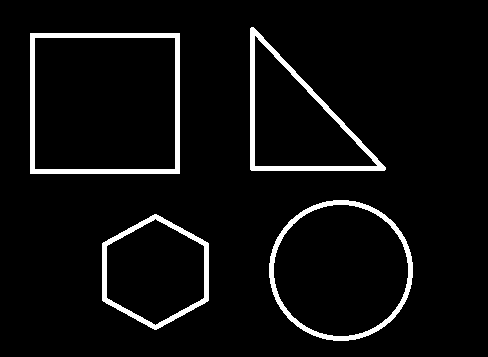
#> input picture images/contours.png, 488 x 357 px, found by its file name
$ python OpencvDemo051.py
#> lines starting #> are read from the running program, lines starting #| are printed output that depends on the picture; after the words box and inside, x2 and y2 are one past the last pixel; in counts of white or black regions, pixels touching at a corner belong together
#!/usr/bin/env python3
#coding = utf-8

import logging
import numpy as np
import cv2 as cv

# 二值图像分析—使用轮廓逼近
def OpencvDemo051():
    logging.basicConfig(level=logging.DEBUG)

    src = cv.imread("images/contours.png")
#> src is the input picture: shape (357, 488, 3); 5.2% white; 4 white regions, box (x1, y1, x2, y2) and area: (30, 33, 180, 174) 2810, (250, 27, 386, 171) 2298, (269, 200, 413, 341) 2156, (102, 214, 209, 330) 1728
    if src is None:
        logging.error("could not load an image!")
        return cv.Error.StsError

    # 二值化
    gray = cv.cvtColor(src, cv.COLOR_BGR2GRAY)
#> gray: shape (357, 488); 5.2% white; 4 white regions
    _, binary = cv.threshold(gray, 0, 255, cv.THRESH_BINARY | cv.THRESH_OTSU)

    # 轮廓发现
    contours, _ = cv.findContours(binary, cv.RETR_EXTERNAL, cv.CHAIN_APPROX_SIMPLE)
#> contours = 4 contours; box (x1, y1, x2, y2) and area: (30, 33, 180, 174) 20860, (269, 200, 413, 341) 15730, (250, 27, 386, 171) 10070, (102, 214, 209, 330) 9187

    dst = np.copy(src)

    for contour in contours:
        # 最小外接矩形
        rotRect = cv.minAreaRect(contour)

        # 最小外接矩形的中心位置
        cx, cy = rotRect[0]

        # 多边形逼近
        result = cv.approxPolyDP(contour, 4, True)
        numVertices = result.shape[0]
        logging.info("number of vertices: %d", numVertices)

        # 形状判断
        if numVertices == 3:
            cv.putText(dst, "triangle", (int(cx), int(cy)), cv.FONT_HERSHEY_SIMPLEX, .7, (255, 0, 0), 2, cv.LINE_8)
        elif numVertices == 4:
            cv.putText(dst, "rectangle", (int(cx), int(cy)), cv.FONT_HERSHEY_SIMPLEX, .7, (255, 0, 0), 2, cv.LINE_8)
        elif numVertices == 6:
            cv.putText(dst, "polygon", (int(cx), int(cy)), cv.FONT_HERSHEY_SIMPLEX, .7, (255, 0, 0), 2, cv.LINE_8)
        elif numVertices > 10:
            cv.putText(dst, "circle", (int(cx), int(cy)), cv.FONT_HERSHEY_SIMPLEX, .7, (255, 0, 0), 2, cv.LINE_8)
#> this loop made 4 passes
#> (rotRect, cx, cy, numVertices) on passes 1 to 2: (((155, 271.5), (115, 106), -90), 155, 271.5, 6), (((340.5, 270), (140, 143), -90), 340.5, 270, 16)
#> (rotRect, cx, cy, result, numVertices) on passes 3 to 4: (((104.5, 103), (140, 149), -90), 104.5, 103, [[30, 33], [30, 173], [179, 173], [179, 33]], 4), (((317.5, 98.5), (143, 135), -90), 317.5, 98.5, [[251, 27], [250, 169], [384, 170]], 3)
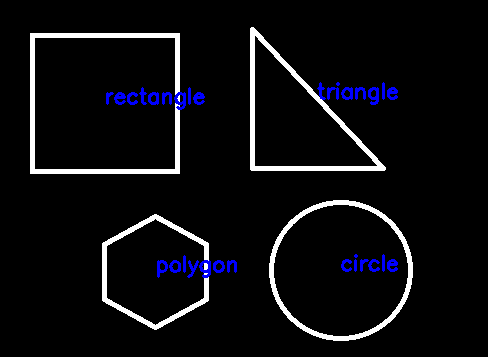
#> dst: shape (357, 488, 3); 1.4% of pixels changed, all inside (x1, y1, x2, y2) = (106, 82, 398, 278)

    h, w, ch = src.shape
#> h = 357; w = 488; ch = 3
    result = np.zeros([h, w * 2, ch], dtype=src.dtype)
    result[0 : h, 0 : w, :] = src
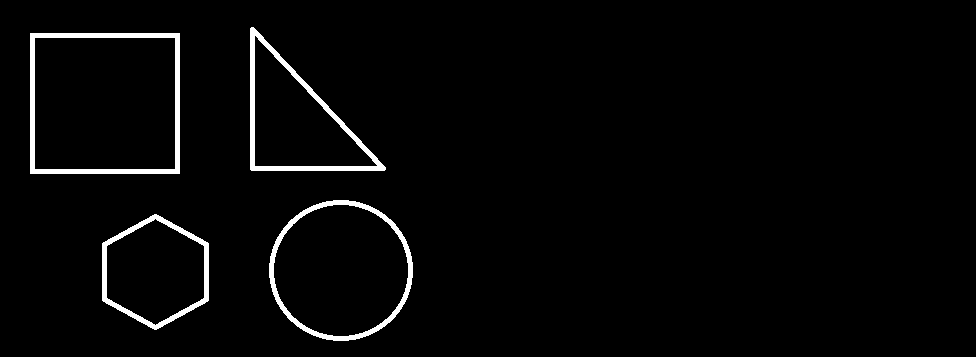
#> result: shape (357, 976, 3); 2.6% white; 4 white regions, box (x1, y1, x2, y2) and area: (30, 33, 180, 174) 2810, (250, 27, 386, 171) 2298, (269, 200, 413, 341) 2156, (102, 214, 209, 330) 1728
    result[0 : h, w : w * 2, :] = dst
    cv.putText(result, "original image", (10, 30), cv.FONT_ITALIC, .6, (0, 0, 255), 1)
    cv.putText(result, "image with results of polygonal approximation", (w + 10, 30), cv.FONT_ITALIC, .6, (0, 0, 255), 1)
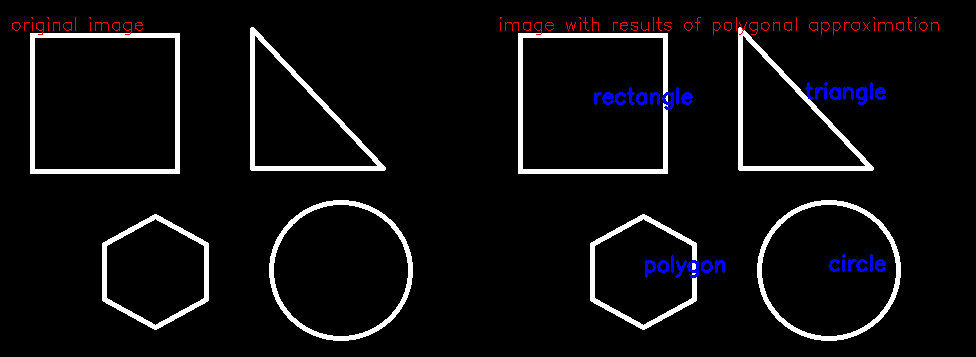
#> result: shape (357, 976, 3); mean B, G, R 14.8, 13.1, 14
    cv.imshow("polygonal approximation", result)

    cv.waitKey(0)

    cv.destroyAllWindows()

    return cv.Error.StsOk

if __name__ == "__main__":
    OpencvDemo051()

# end of file
